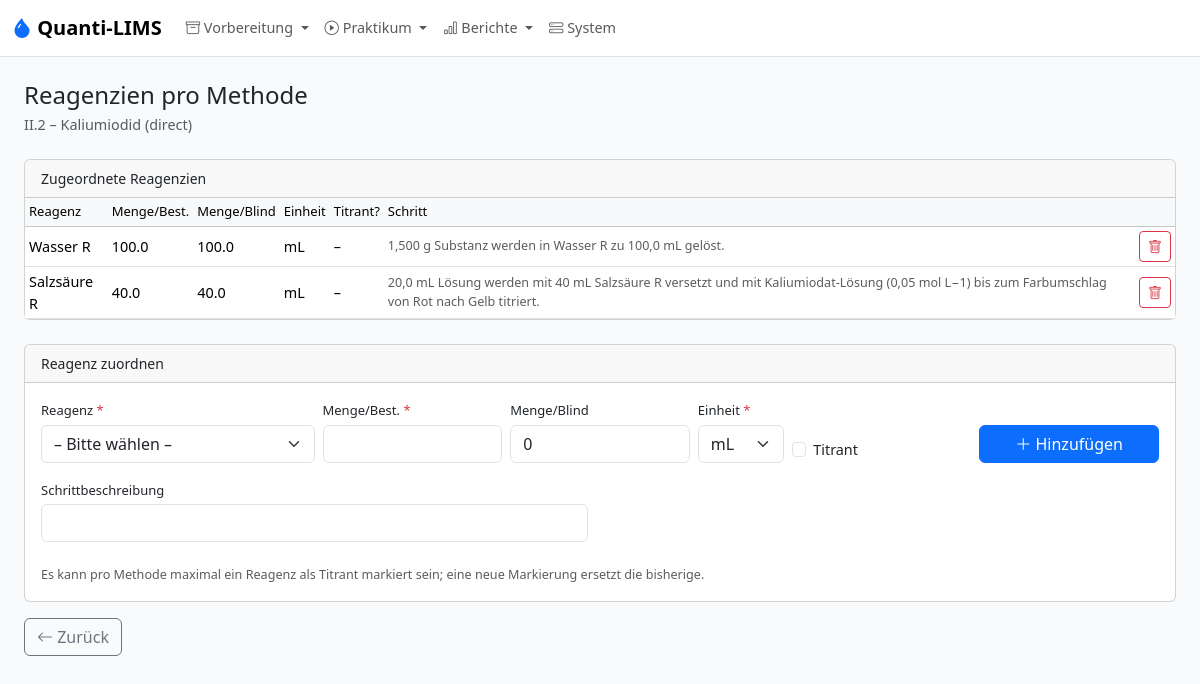
Page /admin/methods/6/reagents on the earlier database version.
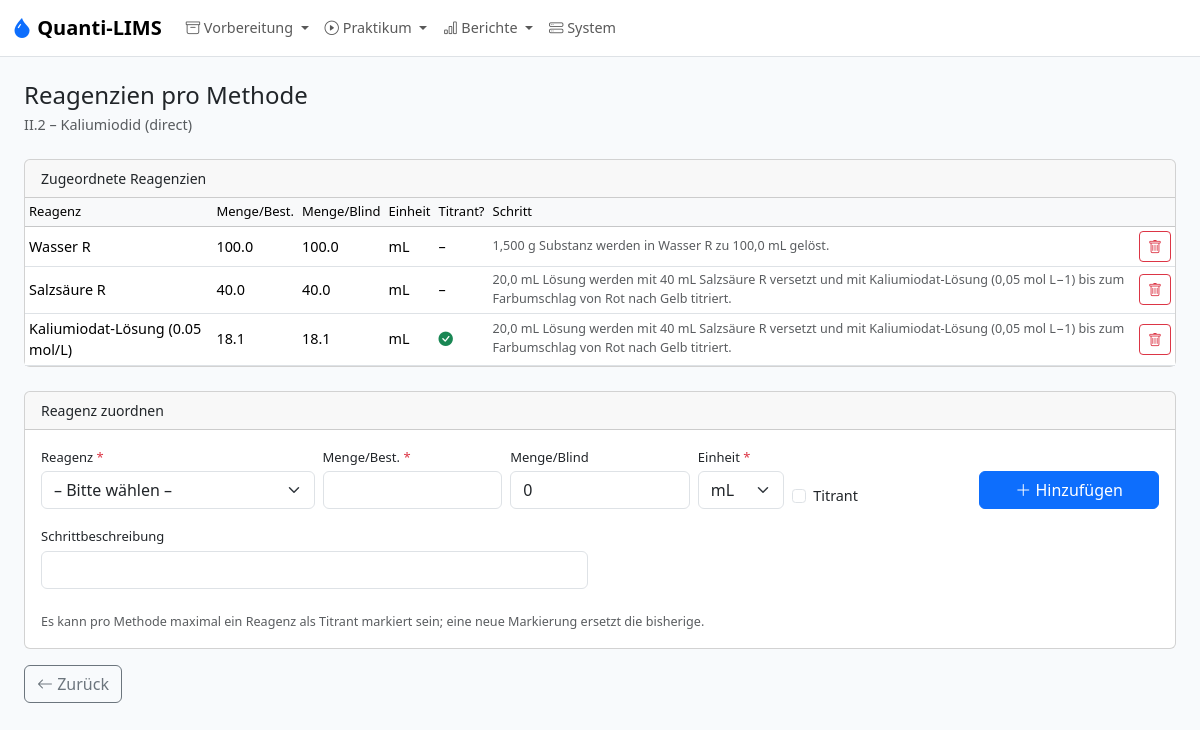
Same page on the later database version.
### models.py (models this page shows, shortened)
class Analysis(db.Model):
    __tablename__ = "analysis"
    id = db.Column(db.Integer, primary_key=True)
    block_id = db.Column(db.Integer, db.ForeignKey("block.id"), nullable=False)
    code = db.Column(db.String(10), unique=True, nullable=False)
    ordinal = db.Column(db.Integer, nullable=False)
    name = db.Column(db.String(200), nullable=False)
    substance_id = db.Column(db.Integer, db.ForeignKey("substance.id"), nullable=False)
    k_determinations = db.Column(db.Integer, nullable=False, default=3)
    result_unit = db.Column(db.String(20), nullable=False, default="%")
    result_label = db.Column(db.String(50), nullable=False, default="Gehalt")
    calculation_mode = db.Column(db.String(50), nullable=False, default=MODE_ASSAY_MASS_BASED)
    e_ab_g = db.Column(db.Float)
    g_ab_min_pct = db.Column(db.Float)
    g_ab_max_pct = db.Column(db.Float)
    source_reference = db.Column(db.String(255))
    tolerance_override_min_pct = db.Column(db.Float)
    tolerance_override_max_pct = db.Column(db.Float)
    notes = db.Column(db.Text)
    block = db.relationship("Block", back_populates="analyses")
    substance = db.relationship("Substance", back_populates="analyses")
    method = db.relationship("Method", back_populates="analysis", uselist=False)
    batches = db.relationship("SampleBatch", back_populates="analysis")

class Method(db.Model):
    __tablename__ = "method"
    id = db.Column(db.Integer, primary_key=True)
    analysis_id = db.Column(db.Integer, db.ForeignKey("analysis.id"), nullable=False)
    method_type = db.Column(db.String(30), nullable=False)  # direct, back, gravimetric, ...
    m_eq_mg = db.Column(db.Float)
    titrant_name = db.Column(db.String(200))
    titrant_concentration = db.Column(db.String(50))
    c_titrant_mol_l = db.Column(db.Float)      # Numeric concentration of titrant (mol/L)
    n_eq_titrant = db.Column(db.Float)          # Equivalents of titrant per mol analyte (direct) or per mol Vorlage (back)
    c_vorlage_mol_l = db.Column(db.Float)       # Concentration of Vorlage reagent (back-titration only)
    n_eq_vorlage = db.Column(db.Float)          # Equivalents of Vorlage consumed per mol analyte (back-titration only)
    blind_required = db.Column(db.Boolean, nullable=False, default=False)
    b_blind_determinations = db.Column(db.Integer, nullable=False, default=1)
    v_vorlage_ml = db.Column(db.Float)
    v_solution_ml = db.Column(db.Float)       # Total volume substance is dissolved to (e.g. 100.0 mL)
    v_aliquot_ml = db.Column(db.Float)        # Aliquot volume taken for each titration (e.g. 20.0 mL)
    aliquot_enabled = db.Column(db.Boolean, nullable=True, default=None)
    primary_standard_id = db.Column(db.Integer, db.ForeignKey("reagent.id"))
    m_eq_primary_mg = db.Column(db.Float)
    m_eq_primary_mg_override = db.Column(db.Boolean, nullable=False, default=False)  # True → use stored value; False → auto-calculate from c_Titrant × MW_PS / z
    e_ab_ps_g = db.Column(db.Float)          # Arzneibuch-Einwaage Primärstandard (g) – per method, not per reagent
    c_stock_mol_l = db.Column(db.Float)      # Stammkonzentration (mol/L), z.B. 1.0 für 1M HCl
    v_dilution_ml = db.Column(db.Float)      # Verdünnungsvolumen (mL), z.B. 100.0
    description = db.Column(db.Text)
    position = db.Column(db.Integer, nullable=False, default=0)
    analysis = db.relationship("Analysis", back_populates="method")
    primary_standard = db.relationship("Reagent", foreign_keys=[primary_standard_id], back_populates="primary_standard_methods")
    reagent_usages = db.relationship("MethodReagent", back_populates="method")

class MethodReagent(db.Model):
    __tablename__ = "method_reagent"
    id = db.Column(db.Integer, primary_key=True)
    method_id = db.Column(db.Integer, db.ForeignKey("method.id"), nullable=False)
    reagent_id = db.Column(db.Integer, db.ForeignKey("reagent.id"), nullable=False)
    amount_per_determination = db.Column(db.Float, nullable=False)
    amount_per_blind = db.Column(db.Float, nullable=False, default=0)
    amount_unit = db.Column(UNIT_ENUM, nullable=False, default="mL")
    is_titrant = db.Column(db.Boolean, nullable=False, default=False)
    step_description = db.Column(db.Text)
    notes = db.Column(db.Text)
    method = db.relationship("Method", back_populates="reagent_usages")
    reagent = db.relationship("Reagent", back_populates="method_usages")

class Reagent(db.Model):
    __tablename__ = "reagent"
    id = db.Column(db.Integer, primary_key=True)
    name = db.Column(db.String(200), unique=True, nullable=False)
    abbreviation = db.Column(db.String(50))
    is_composite = db.Column(db.Boolean, nullable=False, default=False)
    is_primary_standard = db.Column(db.Boolean, nullable=False, default=False)
    formula = db.Column(db.String(100))
    molar_mass_gmol = db.Column(db.Float)
    e_ab_g = db.Column(db.Float)
    base_unit = db.Column(UNIT_ENUM, nullable=False, default="mL")
    cas_number = db.Column(db.String(30))
    density_g_ml = db.Column(db.Float)
    hazard_symbols = db.Column(db.String(100))
    storage_info = db.Column(db.String(200))
    notes = db.Column(db.Text)
    position = db.Column(db.Integer, nullable=False, default=0)
    components = db.relationship(
        "ReagentComponent",
        foreign_keys="ReagentComponent.parent_reagent_id",
        back_populates="parent",
    )
    method_usages = db.relationship("MethodReagent", back_populates="reagent")
    primary_standard_methods = db.relationship("Method", back_populates="primary_standard")

### app.py (the view)
    @app.route("/admin/methods/<int:method_id>/reagents")
    def admin_method_reagents(method_id):
        method = Method.query.get_or_404(method_id)
        reagents = Reagent.query.order_by(Reagent.name).all()
        reag_opts = [(r.id, r.name) for r in reagents]
        amount_units = get_unit_options()
        analysis_mode = resolve_mode(method.analysis.calculation_mode if method.analysis else None)
        return render_template(
            "admin/method_reagents.html",
            method=method,
            reag_opts=reag_opts,
            amount_units=amount_units,
            analysis_mode=analysis_mode,
            can_mark_titrant=_method_supports_titrant_flag(method),
        )

### app.py (called while the page is built)
def _method_supports_titrant_flag(method: Method) -> bool:
    mode = resolve_mode(method.analysis.calculation_mode if method.analysis else None)
    return mode != MODE_TITRANT_STANDARDIZATION and method.method_type in {"direct", "back"}

### calculation_modes.py (called while the page is built)
def resolve_mode(mode: str | None) -> str:
    if mode in {MODE_ASSAY_MASS_BASED, MODE_TITRANT_STANDARDIZATION}:
        return mode
    return MODE_ASSAY_MASS_BASED

### models.py (called while the page is built)
def normalize_unit(unit: str | None) -> str | None:
    if unit is None:
        return None
    compact = unit.strip()
    if not compact:
        return None
    return UNIT_CANONICAL_MAP.get(compact.lower(), compact if compact in UNIT_CODES else None)

def get_unit_options() -> list[tuple[str, str]]:
    return [(code, label) for code, label, _ in UNIT_DEFINITIONS]

def canonical_unit_label(unit: str | None) -> str:
    normalized = normalize_unit(unit)
    if normalized is None:
        return unit or ""
    return UNIT_LABELS.get(normalized, normalized)

### templates/admin/method_reagents.html (shortened to what this page needs)
{% extends "base.html" %}
{% from "macros.html" import select, field, checkbox %}
{% block content %}
<h4 class="mb-1">Reagenzien pro Methode</h4>
<p class="text-body-secondary mb-4">{{ method.analysis.code }} – {{ method.analysis.name }} ({{ method.method_type }})</p>
<div class="card mb-4">
<div class="card-header">Zugeordnete Reagenzien</div>
<div class="table-responsive">
<table class="table table-sm table-hover mb-0 align-middle">
<thead class="table-light"><tr><th>Reagenz</th><th>Menge/Best.</th><th>Menge/Blind</th><th>Einheit</th><th>Titrant?</th><th>Schritt</th><th></th></tr></thead>
<tbody>
{% for mr in method.reagent_usages %}
<tr>
  <td>{{ mr.reagent.name }}</td>
  <td>{{ mr.amount_per_determination }}</td>
  <td>{{ mr.amount_per_blind }}</td>
  <td>{{ mr.amount_unit|unit }}</td>
  <td>{% if mr.is_titrant %}<i class="bi bi-check-circle-fill text-success"></i>{% else %}–{% endif %}</td>
  <td class="text-body-secondary small">{{ mr.step_description or '–' }}</td>
  <td>
    <form method="POST" action="{{ url_for('admin_method_reagent_delete', id=mr.id) }}" class="d-inline" onsubmit="return confirm('Entfernen?')">
      <button type="submit" class="btn btn-outline-danger btn-sm"><i class="bi bi-trash"></i></button>
    </form>
  </td>
</tr>
{% endfor %}
</tbody></table></div></div>
<div class="card">
<div class="card-header">Reagenz zuordnen</div>
<div class="card-body">
<form method="POST" action="{{ url_for('admin_method_reagent_add', method_id=method.id) }}">
  <div class="row g-2 align-items-end">
    <div class="col-md-3">{{ select("reagent_id", "Reagenz", reag_opts, required=true) }}</div>
    <div class="col-md-2">{{ field("amount_per_determination", "Menge/Best.", type="number", step="0.1", required=true) }}</div>
    <div class="col-md-2">{{ field("amount_per_blind", "Menge/Blind", "0", type="number", step="0.1") }}</div>
    <div class="col-md-1">{{ select("amount_unit", "Einheit", amount_units, selected="mL", required=true) }}</div>
    {% if can_mark_titrant %}
    <div class="col-md-2">{{ checkbox("is_titrant", "Titrant") }}</div>
    {% else %}
    <div class="col-md-2"></div>
    {% endif %}
    <div class="col-md-2 mb-3">
      <button type="submit" class="btn btn-primary w-100"><i class="bi bi-plus-lg"></i> Hinzufügen</button>
    </div>
  </div>
  <div class="row">
    <div class="col-md-6">{{ field("step_description", "Schrittbeschreibung") }}</div>
  </div>
  <p class="small text-body-secondary mt-2 mb-0">Es kann pro Methode maximal ein Reagenz als Titrant markiert sein; eine neue Markierung ersetzt die bisherige.</p>
</form>
</div></div>
<a href="{{ url_for('admin_methods') }}" class="btn btn-outline-secondary mt-3"><i class="bi bi-arrow-left"></i> Zurück</a>
{% endblock %}

### templates/base.html (shortened to what this page needs)
<!DOCTYPE html>
<html lang="de" data-bs-theme="light">
<head>
  <link href="https://cdn.jsdelivr.net/npm/bootstrap@5.3.3/dist/css/bootstrap.min.css" rel="stylesheet">
  <link href="https://cdn.jsdelivr.net/npm/bootstrap-icons@1.11.3/font/bootstrap-icons.min.css" rel="stylesheet">
  <link href="{{ url_for('static', filename='style.css') }}" rel="stylesheet">
  <link rel="stylesheet" href="https://cdn.jsdelivr.net/npm/flatpickr/dist/flatpickr.min.css">
</head>
<body>
  <nav class="navbar navbar-expand-lg border-bottom">
    <div class="container-fluid">
      <a class="navbar-brand fw-bold" href="{{ url_for('dashboard') }}">
        <i class="bi bi-droplet-fill text-primary"></i> Quanti-LIMS
      </a>
      <div class="collapse navbar-collapse" id="nav">
        <ul class="navbar-nav me-auto">
          <li class="nav-item dropdown">
            <a class="nav-link dropdown-toggle" href="#" data-bs-toggle="dropdown" role="button" aria-expanded="false">
              <i class="bi bi-archive" aria-hidden="true"></i> Vorbereitung
            </a>
          </li>
          <li class="nav-item dropdown">
            <a class="nav-link dropdown-toggle" href="#" data-bs-toggle="dropdown" role="button" aria-expanded="false">
              <i class="bi bi-play-circle" aria-hidden="true"></i> Praktikum
            </a>
          </li>
          <li class="nav-item dropdown">
            <a class="nav-link dropdown-toggle" href="#" data-bs-toggle="dropdown" role="button" aria-expanded="false">
              <i class="bi bi-bar-chart" aria-hidden="true"></i> Berichte
            </a>
          </li>
          <li class="nav-item">
            <a class="nav-link" href="{{ url_for('admin_system') }}">
              <i class="bi bi-hdd-stack" aria-hidden="true"></i> System
            </a>
          </li>
        </ul>
      </div>
    </div>
  </nav>
  <main class="container-fluid py-4 px-4">
    {% block content %}{% endblock %}
  </main>
</body>
</html>

### templates/macros.html (shortened to what this page needs)
{% macro field(name, label, value="", type="text", required=false, step="", placeholder="", help="") %}
<div class="mb-3">
  <label for="{{ name }}" class="form-label">{{ label }}{% if required %} <span class="text-danger">*</span>{% endif %}</label>
  {% if type == "number" and step %}
  <input type="text" inputmode="decimal" class="form-control" id="{{ name }}" name="{{ name }}"
         value="{{ value if value is not none else '' }}"
         {% if required %}required{% endif %}
         {% if placeholder %}placeholder="{{ placeholder }}"{% endif %}>
  {% else %}
  <input type="{{ type }}" class="form-control" id="{{ name }}" name="{{ name }}"
         value="{{ value if value is not none else '' }}"
         {% if placeholder %}placeholder="{{ placeholder }}"{% endif %}>
  {% endif %}
</div>
{% endmacro %}
{% macro select(name, label, options, selected=None, required=false, blank="– Bitte wählen –") %}
<div class="mb-3">
  <label for="{{ name }}" class="form-label">{{ label }}{% if required %} <span class="text-danger">*</span>{% endif %}</label>
  <select class="form-select" id="{{ name }}" name="{{ name }}" {% if required %}required{% endif %}>
    {% if blank %}<option value="">{{ blank }}</option>{% endif %}
    {% for val, text in options %}
    <option value="{{ val }}" {% if val == selected %}selected{% endif %}>{{ text }}</option>
    {% endfor %}
  </select>
</div>
{% endmacro %}
{% macro checkbox(name, label, checked=false) %}
<div class="mb-3 form-check">
  <input type="checkbox" class="form-check-input" id="{{ name }}" name="{{ name }}" {% if checked %}checked{% endif %}>
  <label class="form-check-label" for="{{ name }}">{{ label }}</label>
</div>
{% endmacro %}

### static/style.css (style rules this page uses)
:root { --ql-primary: #2563eb; --ql-bg: #f8fafc; }
body { background: var(--ql-bg); font-size: 0.9rem; }
.navbar { background: #fff; }
.navbar-brand i { color: var(--ql-primary); }
.card-header { font-weight: 500; font-size: 0.875rem; }
.form-label { font-weight: 500; font-size: 0.8125rem; margin-bottom: 0.25rem; }
.table th { font-weight: 500; font-size: 0.8125rem; white-space: nowrap; }
.table td { vertical-align: middle; }

Differences in the rows shown:
added MethodReagent: reagent.name "Kaliumiodat-Lösung (0.05 mol/L)", amount_per_determination "18.1", amount_per_blind "18.1", amount_unit|unit "mL", is_titrant True (drawn), step_description "20,0 mL Lösung werden mit 40 mL Salzsäure R versetzt und mit Kaliumiodat-Lösung (0,05 mol L−1) bis zum Farbumschlag von Rot nach Gelb titriert."
